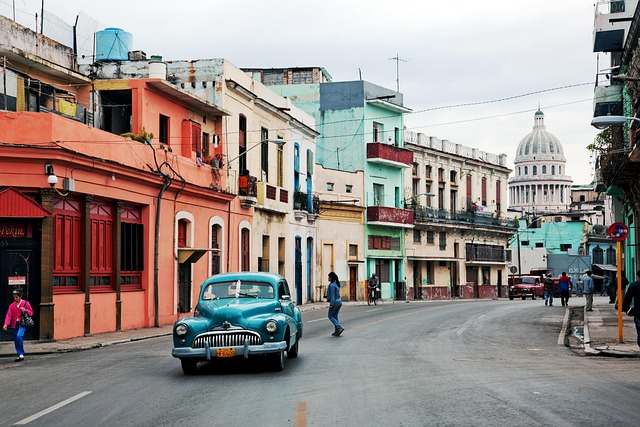
#> input picture images/cars.jpg, 640 x 427 px, found by its file name
$ python 10th_channels.py
#> lines starting #> are read from the running program, lines starting #| are printed output that depends on the picture
import cv2 as cv
import numpy as np

img = cv.imread('E:\OpenCV Image detections\images\cars.jpg')
#> img is the input picture: shape (427, 640, 3); mean B, G, R 136.9, 140.7, 149.5
cv.imshow('img', img)

b,g,r = cv.split(img)
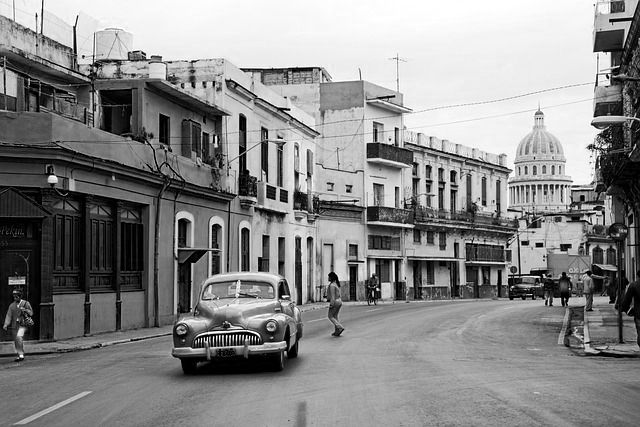
#> b: shape (427, 640); min 0, max 255, mean 136.9
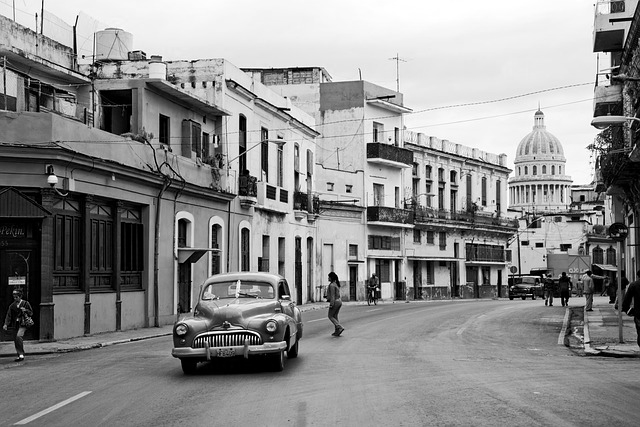
#> g: shape (427, 640); min 0, max 255, mean 140.7
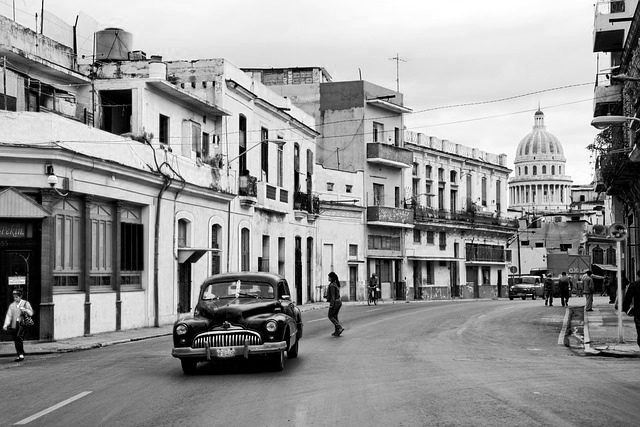
#> r: shape (427, 640); min 0, max 255, mean 149.5
#cv.imshow('blue', b)
#cv.imshow('green', g)
#cv.imshow('red', r)

blank = np.zeros(img.shape[:2], dtype='uint8')

blue = cv.merge([b, blank, blank])
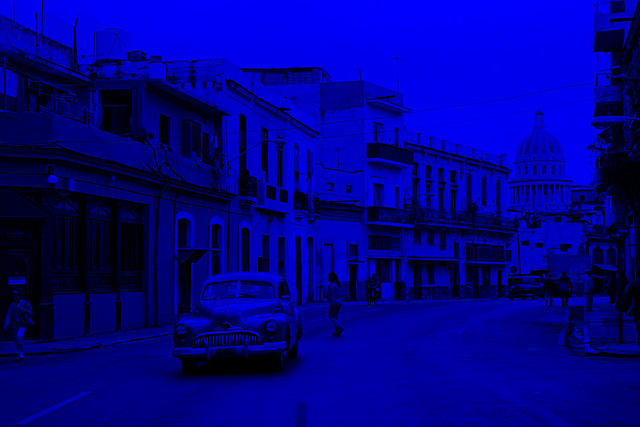
#> blue: shape (427, 640, 3); mean of channels 0, 1, 2 136.9, 0, 0; drawn as B, G, R
green = cv.merge([blank, g, blank])
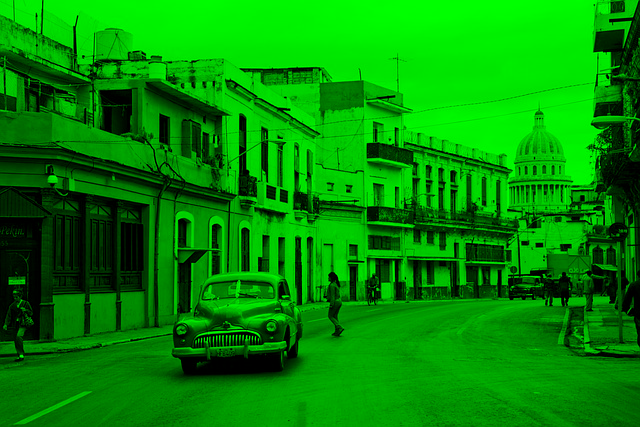
#> green: shape (427, 640, 3); mean of channels 0, 1, 2 0, 140.7, 0; drawn as B, G, R
red = cv.merge([blank, blank, r])
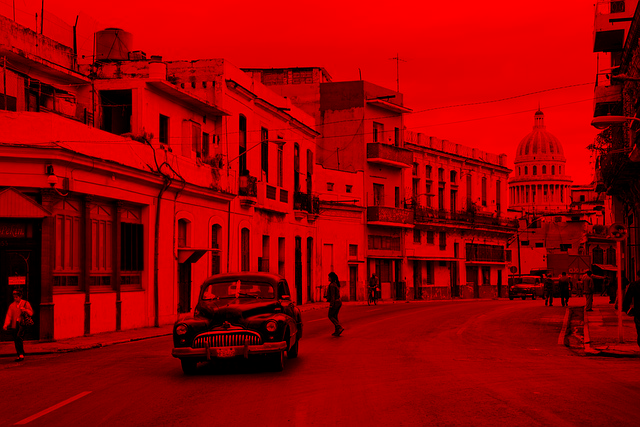
#> red: shape (427, 640, 3); mean of channels 0, 1, 2 0, 0, 149.5; drawn as B, G, R

cv.imshow('blue', blue)
cv.imshow('green', green)
cv.imshow('red', red)

merge = cv.merge([b,g,r])
cv.imshow('merge', merge)

cv.waitKey(0)
